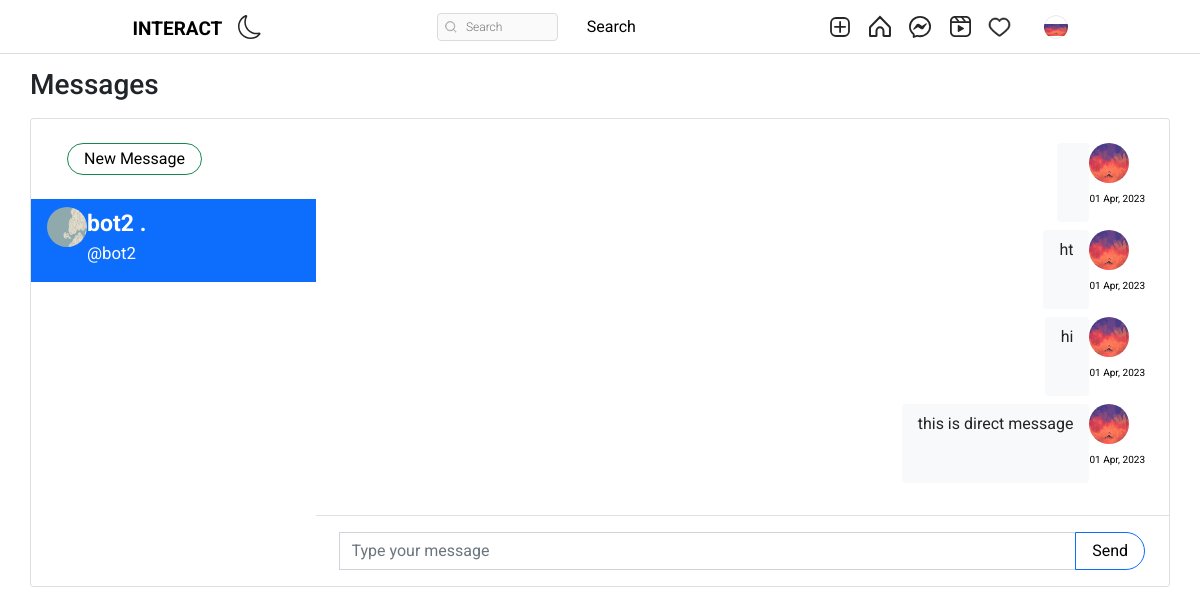
The app's page /message/ (signed in) with its own data.
### authy/models.py (models this page shows, shortened)
class Profile(models.Model):
    user = models.OneToOneField(User, related_name='profile', on_delete=models.CASCADE)
    image = models.ImageField(upload_to="profile_pciture", null=True, default="default.jpg")
    first_name = models.CharField(max_length=200, null=True, blank=True)
    last_name = models.CharField(max_length=200, null=True, blank=True)
    bio = models.CharField(max_length=200, null=True, blank=True)
    location = models.CharField(max_length=200, null=True, blank=True)
    url = models.URLField(max_length=200, null=True, blank=True)
    favourite = models.ManyToManyField(Post, blank=True)

### directs/models.py (models this page shows, shortened)
class Message(models.Model):
    user = models.ForeignKey(User, on_delete=models.CASCADE, related_name="user")
    sender = models.ForeignKey(User, on_delete=models.CASCADE, related_name="from_user")
    reciepient = models.ForeignKey(User, on_delete=models.CASCADE, related_name="to_user")
    body = models.TextField(null=True)
    date = models.DateTimeField(auto_now_add=True)
    is_read = models.BooleanField(default=False)
    def get_message(user):
        users = []
        messages = Message.objects.filter(user=user).values('reciepient').annotate(last=Max('date')).order_by('-last')
        for message in messages:
            users.append({
                'user': User.objects.get(pk=message['reciepient']),
                'last': message['last'],
                'unread': Message.objects.filter(user=user, reciepient__pk=message['reciepient'], is_read=False).count()
            })
        return users

### directs/views.py (the view)
# urls.py: path('', inbox, name="message"),
@login_required
def inbox(request):
    user = request.user
    messages = Message.get_message(user=request.user)
    active_direct = None
    directs = None
    profile = get_object_or_404(Profile, user=user)
    if messages:
        message = messages[0]
        active_direct = message['user'].username
        directs = Message.objects.filter(user=request.user, reciepient=message['user'])
        directs.update(is_read=True)
        for message in messages:
            if message['user'].username == active_direct:
                message['unread'] = 0
    context = {
        'directs':directs,
        'messages': messages,
        'active_direct': active_direct,
        'profile': profile,
    }
    return render(request, 'directs/direct.html', context)

### templates/directs/direct.html (shortened to what this page needs)
{% extends 'base.html' %}
{% load static %}
{% block content %}
<head>
</head>
<br><br>
<main class="conetent">
    <div class="container p-0" style="height:auto;">
		<h1 class="h3 mb-3">Messages</h1>
		<div class="card" style="height:auto ;width: auto;">
			<div class="row g-0">
				<div class="col-12 col-lg-12 col-xl-3 border-right chat-messages" >
					<div class="px-4 d-none d-md-block">
						<div class="d-flex align-items-center">
							<div class="flex-grow-1">
								<a href="{% url 'search-users' %}" class="btn btn-success mt-4 mb-4">New Message</a>
							</div>
						</div>
					</div>
					{% for message in messages %}
					<a href="{% url 'directs' message.user.username %}" class="list-group-item list-group-item-action border-0 {% if active_direct == message.user.username %}active{% endif %}">
						<div class="d-flex align-items-start pb-2">
								<img src="{{ message.user.profile.image.url }}" class="rounded-circle mr-1" alt="img" width="40" height="40">
							<div class="flex-grow-1 ml-6">
								<b>{{message.user.profile.first_name}} {{message.user.profile.last_name}}</b>
								<div class="small"> @{{message.user.username}}</div>
							</div>
						</div>
					</a>
					{% endfor %}
				</div>
				<div class="col-12 col-lg-7 col-xl-9" style="height:auto;">
					<div class="position-relative">
						<div class="chat-messages p-4" style="height:auto;">
									{% for direct in directs %}
										{% if direct.sender == request.user %}
											<div class="chat-message-right pb-2">
												<div>
													<a href=""><img src="{{ direct.sender.profile.image.url }}" class="rounded-circle mr-1" alt="img" width="40" height="40"></a>
													<div class="text-muted small text-nowrap mt-2" style="font-size:10px; color: rgba(180, 180, 180, 0);"><p style="font-size:10px; color: black;">{{direct.date|date:"d M, Y"}}</p></div>
												</div>
												<div class="flex-shrink-1 bg-light rounded py-2 px-3 ml-3">
													{{direct.body}}
												</div>
											</div>
										{% endif %}
									{% endfor %}
						</div>
					</div>
						<div class="flex-grow-0 py-3 px-4 border-top">
							<form method="POST" action="{% url 'send-directs' %}">
								<div class="input-group">
									<input name="body" type="text" class="form-control" placeholder="Type your message">
									<button class="btn btn-primary" type="submit">Send</button>
								</div>
							</form>
						</div>
				</div>
			</div>
		</div>
	</div>
</main>
</html>
{% endblock content %}

### templates/base.html (shortened to what this page needs)
{% load static %}
<!DOCTYPE html>
<html lang="en">
<head>
    <link rel="stylesheet" href="https://cdn.jsdelivr.net/npm/bootstrap-icons@1.8.1/font/bootstrap-icons.css">
    <link href="https://cdn.jsdelivr.net/npm/bootstrap@5.1.3/dist/css/bootstrap.min.css" rel="stylesheet">
    <link rel="stylesheet" type="text/css" href="{% static 'assets1/style.css' %}">
</head>
<body>
    <header class="header">
        <nav class="header__content">
            <div class="header__buttons">
                <a href="{% url 'index' %}"  class="header__home" style="color: black;font-size: larger;text-decoration: none;">
                    <b style="color: black;font-size: 19px;text-decoration: none;font-weight: bold;" >INTERACT</b>
                </a>
                <button class="header__theme-button" title="Toggle Theme">
                </button>
            </div>
            <form action="{% url 'search-users' %}" method="GET">
                <div class="header__search">
                    <input type="text" placeholder="Search" name="q" value="{{ request.GET.q }}">
                    <button class="btn" type="submit">Search</button>
                </div>
            </form>
            <div class="header__buttons header__buttons--desktop">
                <a href="{% url 'newpost' %}">
                </a>
                <a href="{% url 'index' %}">
                </a>
                <a href="{% url 'message' %}">
                </a>
                <a href="#">
                </a>
                <span>
                    <a href="{% url 'show-notification' %}">
                    </a>
                </span>
                <a href="">
                    <button class="profile-button">
                        <a href="{% url 'profile' request.user %}">
                            <div class="profile-button__picture">
                                <img src="{{request.user.profile.image.url}}" alt="User Picture">
                            </div>
                        </a>
                    </button>
                </a>
            </div>
        </nav>
    </header>
    {% block content %}
    {% endblock content %}
</body>
</html>

### static/assets1/style.css (style rules this page uses)
*, *::after, *::before { box-sizing: border-box; margin: 0; padding: 0; }
*, button, input, select, textarea { font-family: 'Roboto', sans-serif; }
:root { --primary: hsl(0, 0%, 100%); --secondary: hsl(0, 0%, 98%); --border: hsl(0, 0%, 86%); --story-border: hsl(0, 0%, 78%); --img-border: hsla(0, 0%, 0%, 0.1); --text-dark: hsl(0, 0%, 15%); --text-light: hsl(0, 0%, 60%); --like: hsl(355, 82%, 61%); --link: hsl(0, 0%, 0%); --header-height: 44px; --nav-height: 44px; }
b { font-size: larger; }
body { min-height: 100vh; display: flex; flex-direction: column; overflow-y: auto; }
svg { display: block; }
img { max-width: 100%; }
.header { width: 100%; height: var(--header-height); background-color: var(--primary); display: flex; justify-content: center; position: fixed; top: 0; left: 0; z-index: 2; }
.header::after { content: ''; position: absolute; bottom: 0; width: 100%; height: 1px; background-color: var(--border); }
.header__content { width: 100%; max-width: 975px; padding: 0 14px; display: flex; justify-content: space-between; align-items: center; }
.header__home { margin-top: 5px; }
.header__theme-button { background-color: transparent; border: none; cursor: pointer; }
.header__theme-button-moon { display: unset; }
.header__search { width: 216px; height: 28px; display: none; align-items: center; position: relative; }
.header__search svg { width: 12px; height: 12px; position: absolute; left: 8px; }
.header__search input { width: 100%; height: 100%; background-color: var(--secondary); padding: 4px 10px 4px 28px; border: 1px solid var(--border); border-radius: 4px; outline: none; font-size: 12px; font-weight: 300; text-decoration: none; color: var(--text-light); text-overflow: ellipsis; overflow: hidden; white-space: nowrap; }
.header__buttons { display: flex; align-items: center; gap: 16px; }
.profile-button { background-color: transparent; border: none; outline: none; cursor: pointer; position: relative; }
.profile-button__picture { width: 24px; height: 24px; border-radius: 50%; overflow: hidden; position: relative; }
.profile-button__picture::after { content: ''; position: absolute; top: 0; bottom: 0; left: 0; right: 0; border: 1px solid var(--img-border); border-radius: 50%; }
@media (min-width: 768px) { :root { --header-height: 54px; --nav-height: 0px; } }
@media (min-width: 768px) { .header__content { padding: 0 20px; } }
@media (min-width: 768px) { .header__search { display: flex; } }

### templates/base.html (style rules this page uses)
body { font-family: Arial, Helvetica, sans-serif; font-size: 16px; }
a { font-size: larger; }
.btn { -webkit-border-radius: 22; -moz-border-radius: 22; border-radius: 22px; color: #ffffff; font-size: 16px; background: #ffffff; padding: 3px 16px 3px 16px; margin-left: 12px; text-decoration: none; color: #000000; }

### templates/directs/direct.html (style rules this page uses)
body { margin-top:20px; }
.chat-messages { display: flex; flex-direction: column; max-height: 800px; overflow-y: scroll }
.chat-message-left, .chat-message-right { display: flex; flex-shrink: 0 }
.chat-message-right { flex-direction: row-reverse; margin-left: auto }
.py-3 { padding-top: 1rem!important; padding-bottom: 1rem!important; }
.px-4 { padding-right: 1.5rem!important; padding-left: 1.5rem!important; }
.flex-grow-0 { flex-grow: 0!important; }
.border-top { border-top: 1px solid #dee2e6!important; }

### records on screen
Message: sender.profile.image (picture), date "01 Apr, 2023"
Message: sender.profile.image (picture), date "01 Apr, 2023", body "ht"
Message: sender.profile.image (picture), date "01 Apr, 2023", body "hi"
Message: sender.profile.image (picture), date "01 Apr, 2023", body "this is direct message"

### other values on screen
{{ message.user.profile.first_name }} "bot2"
{{ message.user.profile.last_name }} "."
{{ message.user.username }} "bot2"
